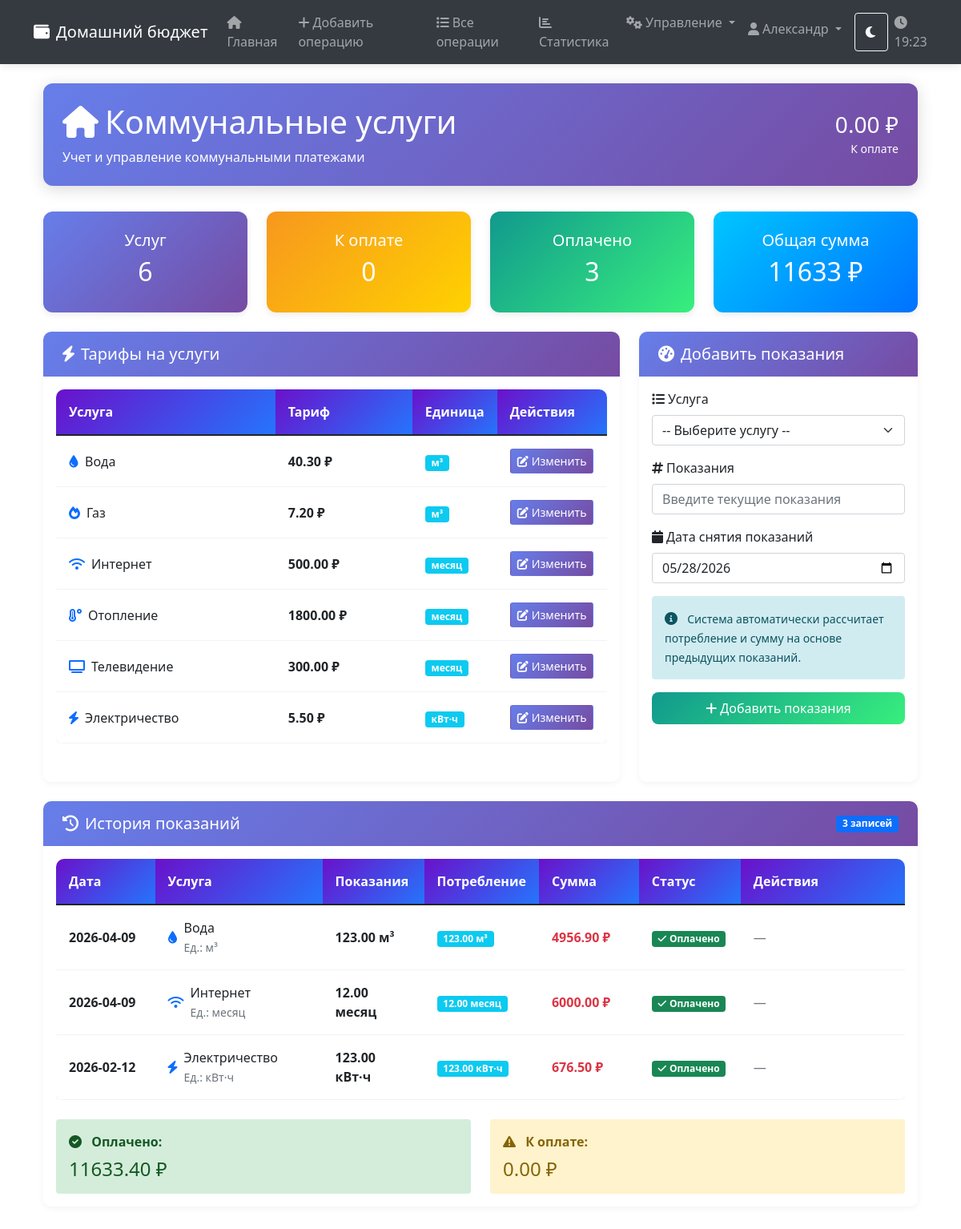
Page /utilities (signed in) on the committed database.
### tables this page shows
CREATE TABLE utility_rates (
            id INTEGER PRIMARY KEY AUTOINCREMENT,
            utility_name TEXT NOT NULL,
            rate_per_unit REAL NOT NULL,
            unit TEXT NOT NULL,
            user_id INTEGER,
            FOREIGN KEY (user_id) REFERENCES users (id)
        );

CREATE TABLE utility_readings (
            id INTEGER PRIMARY KEY AUTOINCREMENT,
            utility_id INTEGER NOT NULL,
            reading REAL NOT NULL,
            reading_date DATE NOT NULL,
            amount REAL,
            consumption REAL,
            paid BOOLEAN DEFAULT 0,
            user_id INTEGER NOT NULL,
            FOREIGN KEY (utility_id) REFERENCES utility_rates (id),
            FOREIGN KEY (user_id) REFERENCES users (id)
        );

### routes/utility_routes.py (the view)
    @app.route('/utilities')
    @login_required
    def view_utilities():
        with get_db_connection() as conn:
            utilities_rows = conn.execute('''
                SELECT * FROM utility_rates
                WHERE user_id IS NULL OR user_id = ?
                ORDER BY utility_name
            ''', (session['user_id'],)).fetchall()
            utilities = [dict(row) for row in utilities_rows]
            readings_rows = conn.execute('''
                SELECT ur.*, u.utility_name, u.unit
                FROM utility_readings ur
                JOIN utility_rates u ON ur.utility_id = u.id
                WHERE ur.user_id = ?
                ORDER BY ur.reading_date DESC
            ''', (session['user_id'],)).fetchall()
            readings = [dict(row) for row in readings_rows]
        return render_template('utilities.html', utilities=utilities, readings=readings)

### templates/utilities.html (shortened to what this page needs)
{% extends "base.html" %}
{% block content %}
<div class="container-fluid fade-in">
    <div class="page-header">
        <div class="d-flex justify-content-between align-items-center">
            <div>
                <h1><i class="fas fa-home me-2"></i>Коммунальные услуги</h1>
                <p class="mb-0">Учет и управление коммунальными платежами</p>
            </div>
            <div class="text-end">
                {% set total_unpaid = readings|selectattr('paid', 'equalto', false)|map(attribute='amount')|sum %}
                <h3 class="mb-0">{{ "%.2f"|format(total_unpaid) }} ₽</h3>
                <small>К оплате</small>
            </div>
        </div>
    </div>
    <div class="row mb-4">
        <div class="col-md-3">
            <div class="stat-card stat-card-primary">
                <div class="card-body text-center">
                    <h5>Услуг</h5>
                    <h2>{{ utilities|length }}</h2>
                </div>
            </div>
        </div>
        <div class="col-md-3">
            <div class="stat-card stat-card-warning">
                <div class="card-body text-center">
                    <h5>К оплате</h5>
                    {% set unpaid_count = readings|selectattr('paid', 'equalto', false)|list|length %}
                    <h2>{{ unpaid_count }}</h2>
                </div>
            </div>
        </div>
        <div class="col-md-3">
            <div class="stat-card stat-card-success">
                <div class="card-body text-center">
                    <h5>Оплачено</h5>
                    {% set paid_count = readings|selectattr('paid', 'equalto', true)|list|length %}
                    <h2>{{ paid_count }}</h2>
                </div>
            </div>
        </div>
        <div class="col-md-3">
            <div class="stat-card stat-card-info">
                <div class="card-body text-center">
                    <h5>Общая сумма</h5>
                    {% set total_amount = readings|map(attribute='amount')|sum %}
                    <h2>{{ "%.0f"|format(total_amount) }} ₽</h2>
                </div>
            </div>
        </div>
    </div>
    <div class="row mb-4">
        <div class="col-md-8">
            <div class="card h-100 form-card">
                <div class="card-header">
                    <h5 class="mb-0"><i class="fas fa-bolt me-2"></i>Тарифы на услуги</h5>
                </div>
                <div class="card-body">
                    <div class="table-responsive">
                        <table class="table table-modern">
                            <thead>
                                <tr>
                                    <th width="40%">Услуга</th>
                                    <th width="25%">Тариф</th>
                                    <th width="15%">Единица</th>
                                    <th width="20%">Действия</th>
                                </tr>
                            </thead>
                            <tbody>
                                {% for utility in utilities %}
                                <tr>
                                    <td>
                                        <div class="d-flex align-items-center">
                                            <i class="fas fa-{% if 'Электри' in utility.utility_name %}bolt
                                                            {% elif 'Газ' in utility.utility_name %}fire
                                                            {% elif 'Вод' in utility.utility_name %}tint
                                                            {% elif 'Отоп' in utility.utility_name %}temperature-high
                                                            {% elif 'Интернет' in utility.utility_name %}wifi
                                                            {% else %}tv{% endif %} me-2 text-primary"></i>
                                            {{ utility.utility_name }}
                                        </div>
                                    </td>
                                    <td class="fw-bold">{{ "%.2f"|format(utility.rate_per_unit) }} ₽</td>
                                    <td><span class="badge bg-info">{{ utility.unit }}</span></td>
                                    <td>
                                        <button type="button" class="btn btn-sm btn-modern-primary"
                                                data-bs-toggle="modal"
                                                data-bs-target="#editUtilityModal{{ utility.id }}">
                                            <i class="fas fa-edit me-1"></i>Изменить
                                        </button>
                                    </td>
                                </tr>
                                {% endfor %}
                            </tbody>
                        </table>
                    </div>
                </div>
            </div>
        </div>
        <div class="col-md-4">
            <div class="card h-100 form-card">
                <div class="card-header">
                    <h5 class="mb-0"><i class="fas fa-tachometer-alt me-2"></i>Добавить показания</h5>
                </div>
                <div class="card-body">
                    <form method="POST" action="{{ url_for('add_utility_reading') }}">
                        <div class="mb-3">
                            <label for="utility_id" class="form-label">
                                <i class="fas fa-list me-1"></i>Услуга
                            </label>
                            <select class="form-select" id="utility_id" name="utility_id" required>
                                <option value="">-- Выберите услугу --</option>
                            </select>
                        </div>
                        <div class="mb-3">
                            <label for="reading" class="form-label">
                                <i class="fas fa-hashtag me-1"></i>Показания
                            </label>
                            <input type="number" class="form-control" id="reading"
                                   name="reading" step="0.01" min="0" required
                                   placeholder="Введите текущие показания">
                        </div>
                        <div class="mb-3">
                            <label for="reading_date" class="form-label">
                                <i class="fas fa-calendar me-1"></i>Дата снятия показаний
                            </label>
                            <input type="date" class="form-control" id="reading_date"
                                   name="reading_date" value="{{ get_moscow_time().strftime('%Y-%m-%d') }}" required>
                        </div>
                        <div class="p-3 rounded mb-3" style="background-color: #d1ecf1; color: #0c5460;">
                            <i class="fas fa-info-circle me-2"></i>
                            <small>Система автоматически рассчитает потребление и сумму на основе предыдущих показаний.</small>
                        </div>
                        <button type="submit" class="btn btn-modern btn-modern-success w-100">
                            <i class="fas fa-plus me-1"></i>Добавить показания
                        </button>
                    </form>
                </div>
            </div>
        </div>
    </div>
    <div class="row">
        <div class="col-12">
            <div class="card form-card">
                <div class="card-header d-flex justify-content-between align-items-center">
                    <h5 class="mb-0"><i class="fas fa-history me-2"></i>История показаний</h5>
                    <span class="badge bg-primary">{{ readings|length }} записей</span>
                </div>
                <div class="card-body">
                    {% if readings %}
                    <div class="table-responsive">
                        <table class="table table-modern">
                            <thead>
                                <tr>
                                    <th width="12%">Дата</th>
                                    <th width="20%">Услуга</th>
                                    <th width="12%">Показания</th>
                                    <th width="12%">Потребление</th>
                                    <th width="12%">Сумма</th>
                                    <th width="12%">Статус</th>
                                    <th width="20%">Действия</th>
                                </tr>
                            </thead>
                            <tbody>
                                {% for reading in readings %}
                                <tr class="{% if not reading.paid %}table-warning{% endif %}">
                                    <td class="fw-bold">{{ reading.reading_date }}</td>
                                    <td>
                                        <div class="d-flex align-items-center">
                                            <i class="fas fa-{% if 'Электри' in reading.utility_name %}bolt
                                                            {% elif 'Газ' in reading.utility_name %}fire
                                                            {% elif 'Вод' in reading.utility_name %}tint
                                                            {% elif 'Отоп' in reading.utility_name %}temperature-high
                                                            {% elif 'Интернет' in reading.utility_name %}wifi
                                                            {% else %}tv{% endif %} me-2 text-primary"></i>
                                            <div>
                                                <div>{{ reading.utility_name }}</div>
                                                <small class="text-muted">Ед.: {{ reading.unit }}</small>
                                            </div>
                                        </div>
                                    </td>
                                    <td class="fw-bold">
                                        {{ "%.2f"|format(reading.reading) }} {{ reading.unit }}
                                    </td>
                                    <td>
                                        {% if reading.consumption and reading.consumption > 0 %}
                                        <span class="badge bg-info">
                                            {{ "%.2f"|format(reading.consumption) }} {{ reading.unit }}
                                        </span>
                                        {% else %}
                                        <span class="text-muted">—</span>
                                        {% endif %}
                                    </td>
                                    <td class="fw-bold {% if reading.amount and reading.amount > 0 %}text-danger{% endif %}">
                                        {{ "%.2f"|format(reading.amount) if reading.amount else '0.00' }} ₽
                                    </td>
                                    <td>
                                        {% if reading.paid %}
                                        <span class="badge bg-success">
                                            <i class="fas fa-check me-1"></i>Оплачено
                                        </span>
                                        {% else %}
                                        <span class="badge bg-warning">
                                            <i class="fas fa-clock me-1"></i>Ожидает оплаты
                                        </span>
                                        {% endif %}
                                    </td>
                                    <td>
                                        {% if not reading.paid %}
                                        <a href="{{ url_for('mark_paid', reading_id=reading.id) }}"
                                        class="btn btn-sm btn-modern-success"
                                        onclick="return confirm('Отметить как оплаченное?')"
                                        title="Отметить оплаченным">
                                            <i class="fas fa-check me-1"></i>Оплатить
                                        </a>
                                        {% else %}
                                        <span class="text-muted">—</span>
                                        {% endif %}
                                    </td>
                                </tr>
                                {% endfor %}
                            </tbody>
                        </table>
                    </div>
                    <div class="row mt-4">
                        <div class="col-md-6">
                            <div class="p-3 rounded" style="background-color: #d4edda; color: #155724;">
                                <i class="fas fa-check-circle me-2"></i>
                                <strong>Оплачено:</strong><br>
                                {% set total_paid = readings|selectattr('paid', 'equalto', true)|map(attribute='amount')|sum %}
                                <h4 class="mb-0 mt-2">{{ "%.2f"|format(total_paid) }} ₽</h4>
                            </div>
                        </div>
                        <div class="col-md-6">
                            <div class="p-3 rounded" style="background-color: #fff3cd; color: #856404;">
                                <i class="fas fa-exclamation-triangle me-2"></i>
                                <strong>К оплате:</strong><br>
                                {% set total_unpaid = readings|selectattr('paid', 'equalto', false)|map(attribute='amount')|sum %}
                                <h4 class="mb-0 mt-2">{{ "%.2f"|format(total_unpaid) }} ₽</h4>
                            </div>
                        </div>
                    </div>
                    {% else %}
                    <div class="text-center py-5">
                        <i class="fas fa-inbox fa-3x text-muted mb-3"></i>
                        <h5 class="text-muted">Нет данных о показаниях</h5>
                        <p class="text-muted">Добавьте первые показания счетчиков</p>
                    </div>
                    {% endif %}
                </div>
            </div>
        </div>
    </div>
</div>
{% endblock %}

### rows in the picture
utility_rates: utility_name "Вода", rate_per_unit "40.30", unit "м³"
utility_rates: utility_name "Газ", rate_per_unit "7.20", unit "м³"
utility_rates: utility_name "Интернет", rate_per_unit "500.00", unit "месяц"
utility_rates: utility_name "Отопление", rate_per_unit "1800.00", unit "месяц"
utility_rates: utility_name "Телевидение", rate_per_unit "300.00", unit "месяц"
utility_rates: utility_name "Электричество", rate_per_unit "5.50", unit "кВт·ч"
utility_readings: reading_date "2026-04-09", utility_name "Вода", unit "м³", reading "123.00", consumption "123.00", amount "4956.90", paid True (drawn)
utility_readings: reading_date "2026-04-09", utility_name "Интернет", unit "месяц", reading "12.00", consumption "12.00", amount "6000.00", paid True (drawn)
utility_readings: reading_date "2026-02-12", utility_name "Электричество", unit "кВт·ч", reading "123.00", consumption "123.00", amount "676.50", paid True (drawn)

### other values in the picture
{{ session['username'] }} "Александр"
{{ "%.2f"|format(total_unpaid) }} "0.00"
{{ utilities|length }} "6"
{{ unpaid_count }} "0"
{{ paid_count }} "3"
{{ "%.0f"|format(total_amount) }} "11633"
{{ readings|length }} "3"
{{ "%.2f"|format(total_paid) }} "11633.40"
